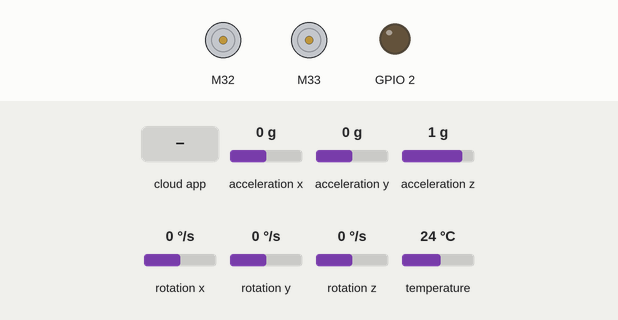
This program was run on a simulated ESP32. Shown: 2 × DC motor (green arrow = forward, orange = backward, longer = faster), output pins drawn as LEDs (lit = HIGH). Inputs (shaded band) come from the test bench; at power-on: acceleration x 0 g, acceleration y 0 g, acceleration z 1 g, rotation x 0 °/s, rotation y 0 °/s, rotation z 0 °/s, temperature 24 °C. The ROS host is connected and sends only what is stated.

Above: at 3.2 s.
3.3 s: the phone or cloud app sets linear.x to -100
At 3.9 s:
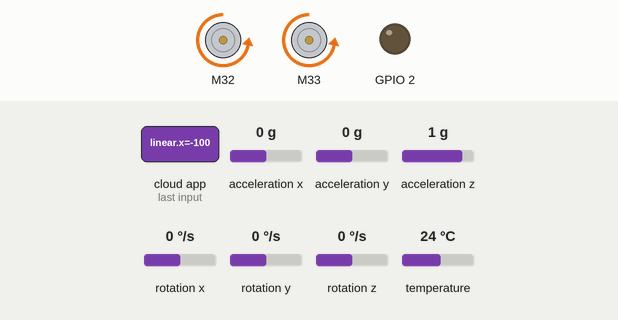
4.8 s: the phone or cloud app sets angular.z to -100
At 6.0 s:
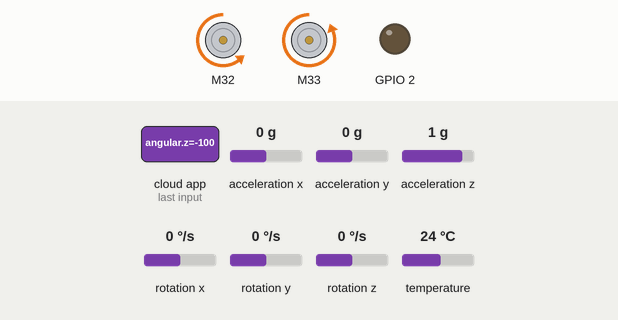
6.3 s: the phone or cloud app sets linear.x to 0
At 6.8 s:
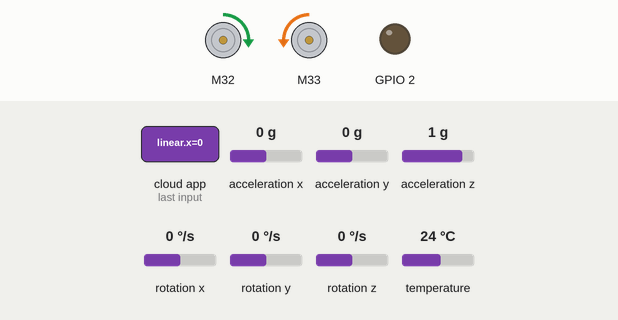
7.8 s: the phone or cloud app sets angular.z to 100
At 8.5 s:
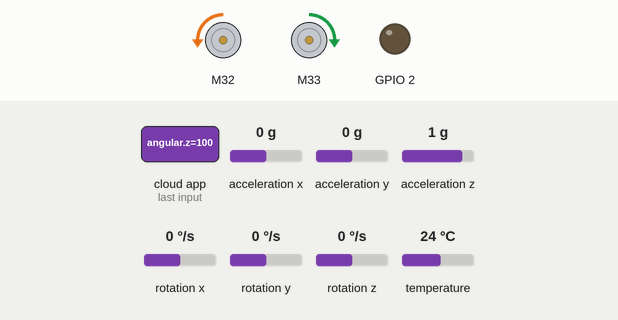
9.3 s: the phone or cloud app sets linear.x to 100
At 10.5 s:
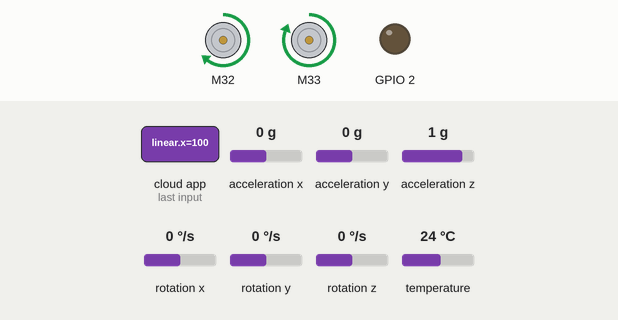
10.8 s: the phone or cloud app sets angular.z to 0
At 12.2 s:
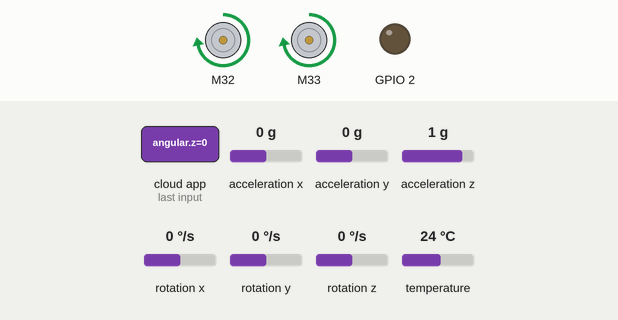
Timing chart, 0 to 13.3 s (numbered marks = the images above; inputs shaded):
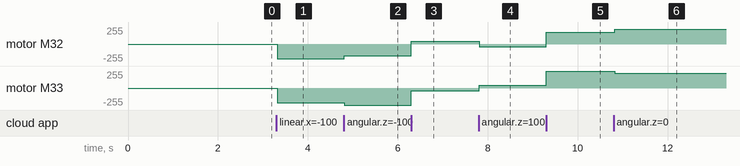

The program:

main.cpp
```cpp
#include <Arduino.h>
#include <micro_ros_arduino.h>
#include <stdio.h>
#include <rcl/rcl.h>
#include <rcl/error_handling.h>
#include <rclc/rclc.h>
#include <rclc/executor.h>
#include <geometry_msgs/msg/twist.h>
#include <std_msgs/msg/int32_multi_array.h>
#include <sensor_msgs/msg/imu.h>

#include <RMCS2303drive.h>
#include "CytronMotorDriver.h"
#include <Wire.h>
#include <Adafruit_MPU6050.h>
#include <Adafruit_Sensor.h>
#include <math.h>

// --- CONFIGURATION ---
#define ODEM_RESET 1

// PINS
#define LEFT_PWM_PIN 32
#define LEFT_DIR_PIN 25
#define RIGHT_PWM_PIN 33
#define RIGHT_DIR_PIN 26
#define RMCS_RX_PIN 16
#define RMCS_TX_PIN 17
#define I2C_SDA 21
#define I2C_SCL 22

// ROBOT CONSTANTS
const float TICKS_PER_REV = 4680.0;
float WHEEL_RADIUS = 0.055;
float TRACK_WIDTH = 0.384;
float MAX_WHEEL_RAD_S = 20.94;

// TRIM
float LEFT_TRIM = 1.0;
float RIGHT_TRIM = 1.0;

// OBJECTS
CytronMD left_motor(PWM_DIR, LEFT_PWM_PIN, LEFT_DIR_PIN);
CytronMD right_motor(PWM_DIR, RIGHT_PWM_PIN, RIGHT_DIR_PIN);
RMCS2303 rmcs;
Adafruit_MPU6050 mpu;

byte slave_id_left = 1;
byte slave_id_right = 2;

// ROS ENTITIES
rcl_node_t node;
rclc_support_t support;
rcl_allocator_t allocator;
rclc_executor_t executor;
rcl_publisher_t pub_wheels;
rcl_publisher_t pub_imu;
rcl_subscription_t subscriber;

geometry_msgs__msg__Twist msg_twist;
std_msgs__msg__Int32MultiArray msg_wheels;
sensor_msgs__msg__Imu msg_imu;

int32_t memory[2];
#if ODEM_RESET
int32_t temp_encoder[2] = {0, 0};
bool reset_trigger = false;
#endif

bool mpu_ready = false;

// INTERLEAVING VARIABLES
bool read_left_next = true; // Toggle switch
int32_t cached_left = 0;    // Store last known value
int32_t cached_right = 0;   // Store last known value

float mapFloat(float x, float in_min, float in_max, float out_min, float out_max) {
  return (x - in_min) * (out_max - out_min) / (in_max - in_min) + out_min;
}

void error_loop() {
  while (1) { digitalWrite(2, !digitalRead(2)); delay(500); }
}

void subscription_callback(const void *msgin) {
  const geometry_msgs__msg__Twist *msg = (const geometry_msgs__msg__Twist *)msgin;
  float linear_x = msg->linear.x;
  float angular_z = msg->angular.z;

  float wheel_left_rad_s = (linear_x - (angular_z * (TRACK_WIDTH / 2.0))) / WHEEL_RADIUS;
  float wheel_right_rad_s = (linear_x + (angular_z * (TRACK_WIDTH / 2.0))) / WHEEL_RADIUS;

  int left_pwm = (int)mapFloat(fabs(wheel_left_rad_s), 0.0, MAX_WHEEL_RAD_S, 0, 255);
  int right_pwm = (int)mapFloat(fabs(wheel_right_rad_s), 0.0, MAX_WHEEL_RAD_S, 0, 255);

  left_pwm *= LEFT_TRIM;
  right_pwm *= RIGHT_TRIM;

  if (left_pwm > 255) left_pwm = 255;
  if (right_pwm > 255) right_pwm = 255;

  if (wheel_left_rad_s > 0.01) left_motor.setSpeed(left_pwm);
  else if (wheel_left_rad_s < -0.01) left_motor.setSpeed(-left_pwm);
  else left_motor.setSpeed(0);

  if (wheel_right_rad_s > 0.01) right_motor.setSpeed(right_pwm);
  else if (wheel_right_rad_s < -0.01) right_motor.setSpeed(-right_pwm);
  else right_motor.setSpeed(0);

#if ODEM_RESET
  if (msg->angular.x == 1.0) reset_trigger = true;
#endif
}

void setup() {
  pinMode(2, OUTPUT);

  // 1. Init RMCS Serial
  Serial2.begin(9600, SERIAL_8N1, RMCS_RX_PIN, RMCS_TX_PIN);
  Serial2.setTimeout(2); // Very short timeout
  rmcs.begin(&Serial2, 9600);

  left_motor.setSpeed(0);
  right_motor.setSpeed(0);

  // 2. Init I2C & MPU6050
  Wire.begin(I2C_SDA, I2C_SCL);
  if (!mpu.begin()) {
    for(int i=0; i<5; i++){ digitalWrite(2, HIGH); delay(100); digitalWrite(2, LOW); delay(100); }
    mpu_ready = false;
  } else {
    mpu_ready = true;
    mpu.setAccelerometerRange(MPU6050_RANGE_2_G);
    mpu.setGyroRange(MPU6050_RANGE_250_DEG);
    mpu.setFilterBandwidth(MPU6050_BAND_21_HZ);
  }

  // 3. Init Micro-ROS
  set_microros_transports();
  delay(2000);

  allocator = rcl_get_default_allocator();
  if (rclc_support_init(&support, 0, NULL, &allocator) != RCL_RET_OK) error_loop();
  if (rclc_node_init_default(&node, "esp32_driver", "", &support) != RCL_RET_OK) error_loop();

  rclc_publisher_init_default(&pub_wheels, &node,
    ROSIDL_GET_MSG_TYPE_SUPPORT(std_msgs, msg, Int32MultiArray), "value_wheels");

  rclc_publisher_init_default(&pub_imu, &node,
    ROSIDL_GET_MSG_TYPE_SUPPORT(sensor_msgs, msg, Imu), "imu/data");

  rclc_subscription_init_default(&subscriber, &node,
    ROSIDL_GET_MSG_TYPE_SUPPORT(geometry_msgs, msg, Twist), "cmd_vel");

  rclc_executor_init(&executor, &support.context, 1, &allocator);
  rclc_executor_add_subscription(&executor, &subscriber, &msg_twist, &subscription_callback, ON_NEW_DATA);

  msg_wheels.data.capacity = 2;
  msg_wheels.data.size = 2;
  msg_wheels.data.data = memory;

  msg_imu.header.frame_id.data = (char * )malloc(20 * sizeof(char));
  sprintf(msg_imu.header.frame_id.data, "imu_link");
  msg_imu.header.frame_id.size = strlen(msg_imu.header.frame_id.data);
  msg_imu.header.frame_id.capacity = 20;

  // Initial Read
  cached_left = rmcs.Position_Feedback(slave_id_left);
  cached_right = rmcs.Position_Feedback(slave_id_right);
#if ODEM_RESET
  temp_encoder[0] = cached_left;
  temp_encoder[1] = cached_right;
#endif
}

void loop() {

  // 1. INTERLEAVED READING (Only read ONE motor per loop)
  if (read_left_next) {
    long val = rmcs.Position_Feedback(slave_id_left);
    // Only update if value is valid (library returns -1 on timeout sometimes)
    // Assuming Position_Feedback returns valid long.
    cached_left = val;
    read_left_next = false; // Next loop, read right
  } else {
    long val = rmcs.Position_Feedback(slave_id_right);
    cached_right = val;
    read_left_next = true; // Next loop, read left
  }

  // 2. READ IMU
  if (mpu_ready) {
    sensors_event_t a, g, temp;
    mpu.getEvent(&a, &g, &temp);

    msg_imu.linear_acceleration.x = a.acceleration.x;
    msg_imu.linear_acceleration.y = a.acceleration.y;
    msg_imu.linear_acceleration.z = a.acceleration.z;

    msg_imu.angular_velocity.x = g.gyro.x;
    msg_imu.angular_velocity.y = g.gyro.y;
    msg_imu.angular_velocity.z = g.gyro.z;
    msg_imu.orientation.w = 1.0;
  }

  // 3. PUBLISH
#if ODEM_RESET
  if (reset_trigger) {
    temp_encoder[0] = cached_left; temp_encoder[1] = cached_right;
    reset_trigger = false;
  }
  msg_wheels.data.data[0] = -1 * (cached_left - temp_encoder[0]);
  msg_wheels.data.data[1] = (cached_right - temp_encoder[1]);
#else
  msg_wheels.data.data[0] = -1 * cached_left;
  msg_wheels.data.data[1] = cached_right;
#endif

  rcl_publish(&pub_wheels, &msg_wheels, NULL);

  if (mpu_ready) {
    rcl_publish(&pub_imu, &msg_imu, NULL);
  }

  // 4. SPIN
  rclc_executor_spin_some(&executor, RCL_MS_TO_NS(1));
}
```

Measured:
- after the input at 3.3 s, motor M32, motor M33: stopped → backward 221/255 at once
- after the input at 4.8 s, motor M32: backward 221/255 → backward 178/255 at once; motor M33: backward 221/255 → backward 255/255 at once
- after the input at 6.3 s, motor M32: backward 178/255 → forward 42/255 at once; motor M33: backward 255/255 → backward 42/255 at once
- after the input at 7.8 s, motor M32: forward 42/255 → backward 42/255 at once; motor M33: backward 42/255 → forward 42/255 at once
- after the input at 9.3 s, motor M32: backward 42/255 → forward 178/255 at once; motor M33: forward 42/255 → forward 255/255 at once
- after the input at 10.8 s, motor M32: forward 178/255 → forward 221/255 at once; motor M33: forward 255/255 → forward 221/255 at once
